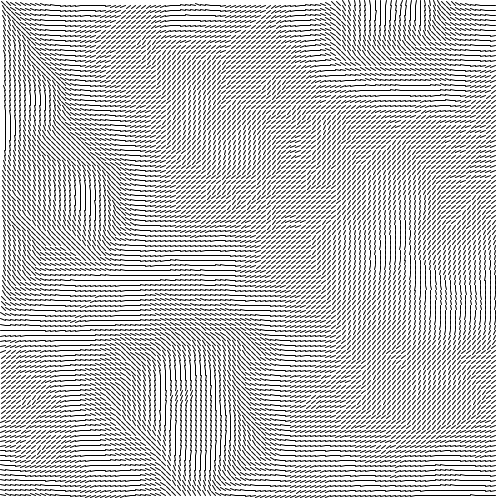
Frame 1 (no input)
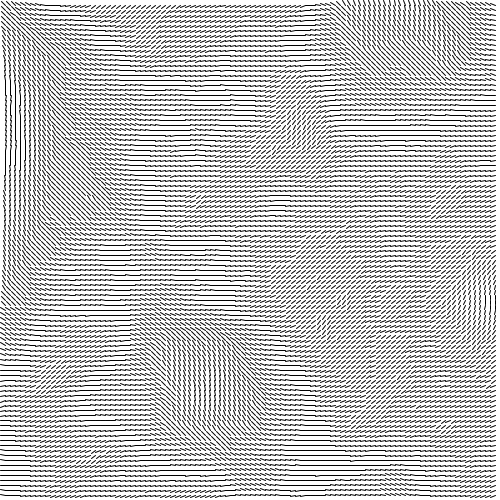
Frame 60 (the mouse pressed at the canvas centre just before this capture)
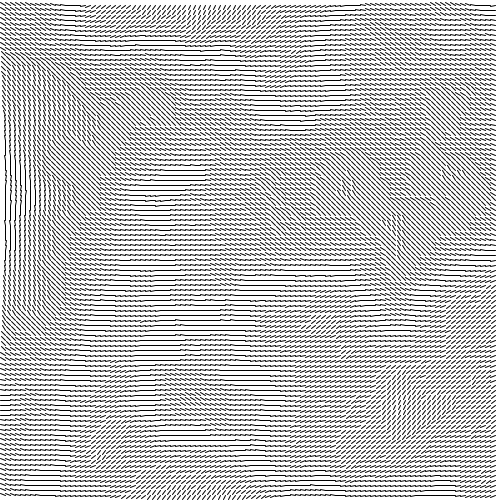
Frame 120 (the mouse held since frame 60 and released just before this capture)

The Processing sketch that drew these frames (run headless with seeded random() and noise(); from frame 60 on, the mouse is pressed at the canvas centre):

// Processing sketch: e07_flow_zmienna
// ── e07_flow_zmienna.pde
float z = 0.0;
int d = 5;

void setup() {
  size(500, 500);
  background(255);
  noiseDetail(10);
}

void draw() {
  background(255);
  for (int x = d; x < 500; x = x + d)
  {
    for (int y = d; y < 500; y = y + d)
    {
      float kat = noise(x*0.005, y*0.005, z)*2*PI;
      float vx = cos(kat)*d;
      float vy = sin(kat)*d;
      line(x, y, x+vx, y+vy);
    }
  }
  z = z + 0.005;
  println(frameRate);
}
